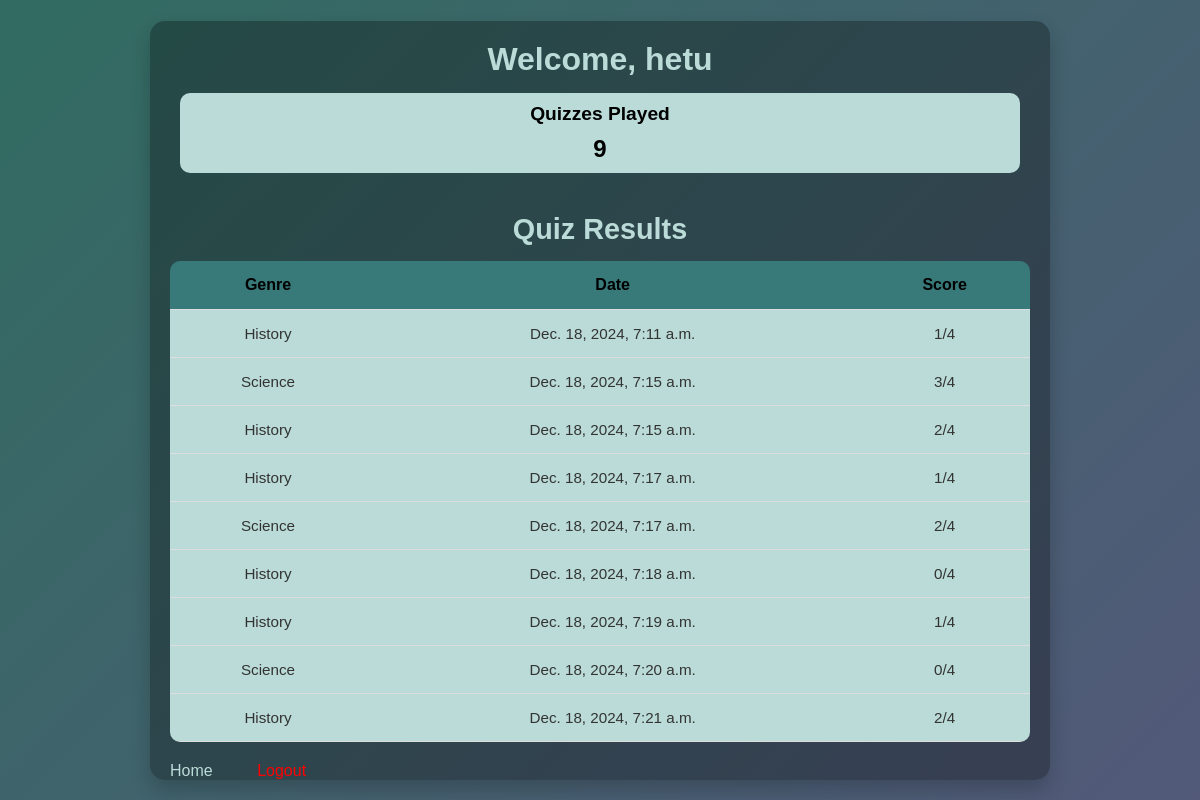
Screenshot of /dashboard (signed in) with the database file from the repository.
### quiz/models.py (models this page shows)
class QuizSession(models.Model):
    user = models.ForeignKey(User, on_delete=models.CASCADE)
    genre = models.ForeignKey(QuizGenre, on_delete=models.SET_NULL, null=True)
    total_questions = models.IntegerField(default=0)
    correct_answers = models.IntegerField(default=0)
    incorrect_answers = models.IntegerField(default=0)
    started_at = models.DateTimeField(auto_now_add=True)
    completed_at = models.DateTimeField(null=True, blank=True)
    is_active = models.BooleanField(default=True)
    def __str__(self):
        return f"Quiz Session for {self.user.username} - {self.genre.name if self.genre else 'Mixed'}"

class QuizGenre(models.Model):
    name = models.CharField(max_length=100, unique=True)
    def __str__(self):
        return self.name

### quiz/views.py (the view)
# urls.py: path('dashboard',views.dashboard,name='dashboard'),
@login_required(login_url='/login')
def dashboard(request):
    user = request.user
    sessions = QuizSession.objects.filter(user = user)
    print(sessions)
    return render(request,'quiz/dashboard.html',{"user":user,"sessions":sessions})

### quiz/templates/quiz/dashboard.html (shortened to what this page needs)
{% extends "base.html" %}
{% block body %}
<div class="dashboard">
    <div class="user-info">
        <div class="header">
            <h1>Welcome, {{user.username}}</h1>
        </div>
        <div class="summary">
            <div class="stat">
                <h2>Quizzes Played</h2>
          <p id="quiz-count">{{sessions | length}}</p>
        </div>
    </div>
</div>
<div class="quiz-results">
    <h2>Quiz Results</h2>
      <table>
        <thead>
            <tr>
                <th>Genre</th>
                <th>Date</th>
                <th>Score</th>
            </tr>
        </thead>
        <tbody>
            {% for session in sessions %}
            <tr>
                <td>{{session.genre}}</td>
                <td>{{session.started_at}}</td>
                <td>{{ session.correct_answers }}/4</td>
            </tr>
            {% endfor %}
    </tbody>
</table>
</div>
<a href="{% url "home" %}">Home</a>
<a href="{% url "logout" %}" style="color:red;">Logout</a>
</div>
{% endblock body %}

### quiz/templates/quiz/dashboard.html (style rules this page uses)
* { margin: 0; padding: 0; box-sizing: border-box; font-family: 'Poppins', sans-serif; }
body { background: linear-gradient(135deg,rgb(49, 108, 97),rgb(82, 89, 121)); padding: 20px; display: flex; justify-content: center; align-items: center; min-height: 100vh; }
.dashboard { background-color: rgba(0,0,0,0.3); border-radius: 15px; box-shadow: 0 10px 20px rgba(0, 0, 0, 0.2); width: 85%; max-width: 900px; overflow: hidden; }
.user-info { padding: 20px; text-align: center; color: #badbd7; }
.user-info .header h1 { font-size: 2rem; margin-bottom: 5px; }
.user-info .summary { display: flex; justify-content: space-evenly; margin-top: 15px; }
.user-info .summary .stat { background:#badbd7; border-radius: 10px; padding: 10px 20px; color: #000; text-align: center; flex: 1; margin: 0 10px; }
.user-info .summary .stat h2 { font-size: 1.2rem; margin-bottom: 10px; }
.user-info .summary .stat p { font-size: 1.5rem; font-weight: bold; }
.quiz-results { padding: 20px; }
.quiz-results h2 { text-align: center; color: #badbd7; margin-bottom: 15px; font-size: 1.8rem; }
table { width: 100%; border-collapse: collapse; overflow: hidden; border-radius: 10px; border-color:black }
table th, table td { text-align: center; padding: 15px 10px; border-bottom: 1px solid #ddd; }
table th { background:rgb(56, 121, 122); color: #000; font-size: 1rem; }
table td { color: #333; font-size: 0.95rem; background-color:#badbd7; }
a { margin:10px; padding:10px; text-decoration:none; color:#badbd7; }

### rows the page displays
QuizSession: genre "History", started_at "Dec. 18, 2024, 7:11 a.m.", correct_answers "1"
QuizSession: genre "Science", started_at "Dec. 18, 2024, 7:15 a.m.", correct_answers "3"
QuizSession: genre "History", started_at "Dec. 18, 2024, 7:15 a.m.", correct_answers "2"
QuizSession: genre "History", started_at "Dec. 18, 2024, 7:17 a.m.", correct_answers "1"
QuizSession: genre "Science", started_at "Dec. 18, 2024, 7:17 a.m.", correct_answers "2"
QuizSession: genre "History", started_at "Dec. 18, 2024, 7:18 a.m.", correct_answers "0"
QuizSession: genre "History", started_at "Dec. 18, 2024, 7:19 a.m.", correct_answers "1"
QuizSession: genre "Science", started_at "Dec. 18, 2024, 7:20 a.m.", correct_answers "0"
QuizSession: genre "History", started_at "Dec. 18, 2024, 7:21 a.m.", correct_answers "2"

### other values shown
{{ user.username }} "hetu"
{{ sessions | length }} "9"
